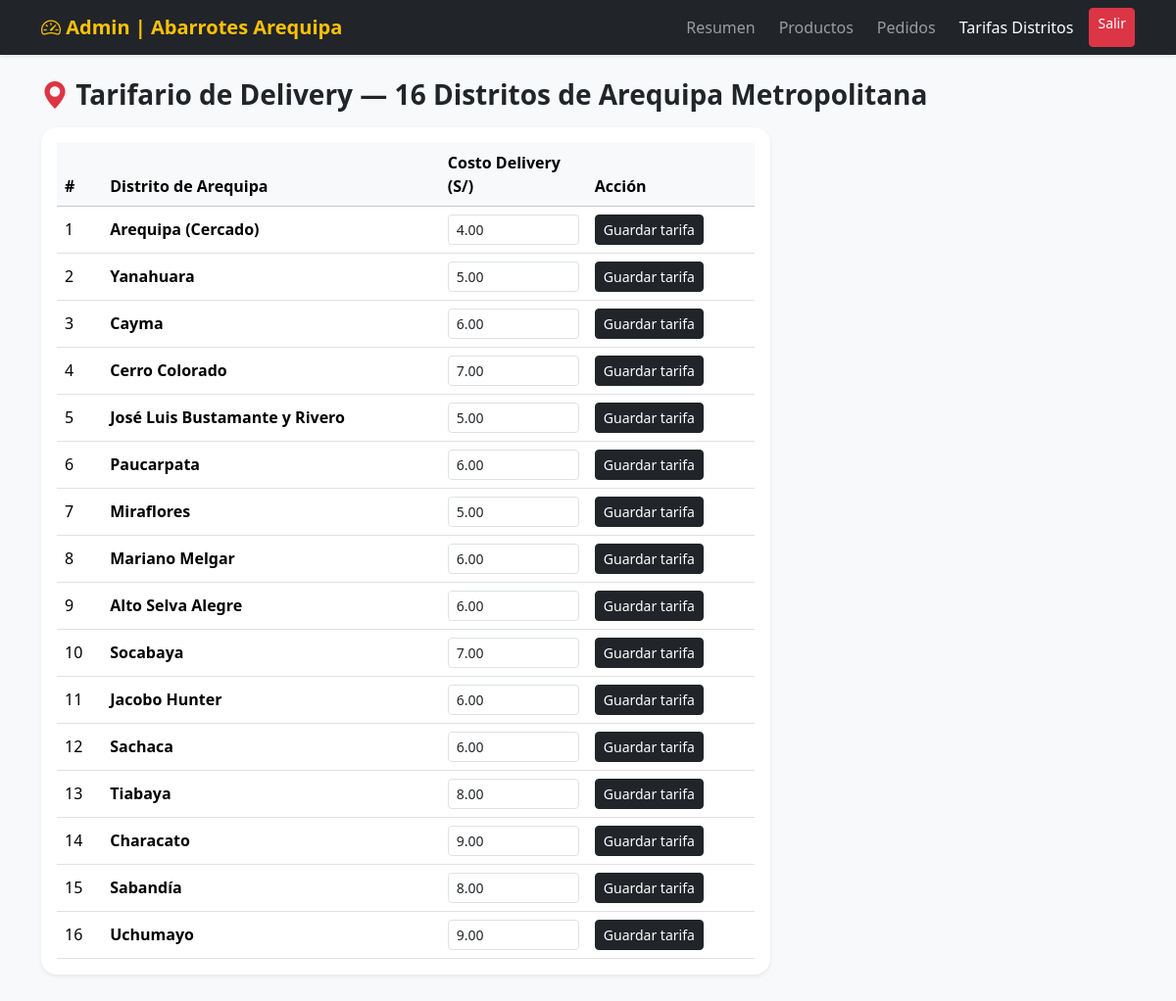
The page /admin/distritos.php (signed in) on the database its author committed.
### tables this page shows
CREATE TABLE distritos_arequipa (
  id_distrito INT AUTO_INCREMENT PRIMARY KEY,
  nombre_distrito VARCHAR(80) NOT NULL,
  costo_delivery DECIMAL(6,2) NOT NULL,
  estado TINYINT(1) DEFAULT 1
);

### admin/distritos.php (the view, shortened to what this page needs)
<?php
require_once '../config/conexion.php';
$distritos = $pdo->query("SELECT * FROM distritos_arequipa ORDER BY id_distrito ASC")->fetchAll();
?>
<!DOCTYPE html>
<html lang="es">
<head>
    <link href="https://cdn.jsdelivr.net/npm/bootstrap@5.3.3/dist/css/bootstrap.min.css" rel="stylesheet">
    <link href="https://cdn.jsdelivr.net/npm/bootstrap-icons@1.11.3/font/bootstrap-icons.min.css" rel="stylesheet">
</head>
<body class="bg-light">
<nav class="navbar navbar-expand-lg navbar-dark bg-dark shadow-sm mb-4">
    <div class="container">
        <a class="navbar-brand fw-bold text-warning" href="dashboard.php"><i class="bi bi-speedometer2"></i> Admin | Abarrotes Arequipa</a>
        <div class="navbar-nav ms-auto gap-2">
            <a class="nav-link" href="dashboard.php">Resumen</a>
            <a class="nav-link" href="productos.php">Productos</a>
            <a class="nav-link" href="pedidos.php">Pedidos</a>
            <a class="nav-link active" href="distritos.php">Tarifas Distritos</a>
            <a class="btn btn-danger btn-sm" href="../auth/logout.php">Salir</a>
        </div>
    </div>
</nav>
<div class="container pb-5">
    <h3 class="fw-bold mb-3"><i class="bi bi-geo-alt-fill text-danger"></i> Tarifario de Delivery — 16 Distritos de Arequipa Metropolitana</h3>
    <div class="card border-0 shadow-sm rounded-4 col-lg-8">
        <div class="card-body table-responsive">
            <table class="table table-hover align-middle mb-0">
                <thead class="table-light">
                    <tr>
                        <th>#</th>
                        <th>Distrito de Arequipa</th>
                        <th style="width: 150px;">Costo Delivery (S/)</th>
                        <th>Acción</th>
                    </tr>
                </thead>
                <tbody>
                    <?php foreach ($distritos as $d): ?>
                        <tr>
                            <form method="POST">
                                <td><?= $d['id_distrito'] ?></td>
                                <td class="fw-semibold"><?= htmlspecialchars($d['nombre_distrito']) ?></td>
                                <td>
                                    <input type="number" step="0.50" name="costo_delivery" value="<?= $d['costo_delivery'] ?>" class="form-control form-control-sm">
                                </td>
                                <td>
                                    <button type="submit" class="btn btn-dark btn-sm">Guardar tarifa</button>
                                </td>
                            </form>
                        </tr>
                    <?php endforeach; ?>
                </tbody>
            </table>
        </div>
    </div>
</div>
</body>
</html>

### rows shown on the page
distritos_arequipa: id_distrito "1", nombre_distrito "Arequipa (Cercado)", costo_delivery "4.00"
distritos_arequipa: id_distrito "2", nombre_distrito "Yanahuara", costo_delivery "5.00"
distritos_arequipa: id_distrito "3", nombre_distrito "Cayma", costo_delivery "6.00"
distritos_arequipa: id_distrito "4", nombre_distrito "Cerro Colorado", costo_delivery "7.00"
distritos_arequipa: id_distrito "5", nombre_distrito "José Luis Bustamante y Rivero", costo_delivery "5.00"
distritos_arequipa: id_distrito "6", nombre_distrito "Paucarpata", costo_delivery "6.00"
distritos_arequipa: id_distrito "7", nombre_distrito "Miraflores", costo_delivery "5.00"
distritos_arequipa: id_distrito "8", nombre_distrito "Mariano Melgar", costo_delivery "6.00"
distritos_arequipa: id_distrito "9", nombre_distrito "Alto Selva Alegre", costo_delivery "6.00"
distritos_arequipa: id_distrito "10", nombre_distrito "Socabaya", costo_delivery "7.00"
distritos_arequipa: id_distrito "11", nombre_distrito "Jacobo Hunter", costo_delivery "6.00"
distritos_arequipa: id_distrito "12", nombre_distrito "Sachaca", costo_delivery "6.00"
distritos_arequipa: id_distrito "13", nombre_distrito "Tiabaya", costo_delivery "8.00"
distritos_arequipa: id_distrito "14", nombre_distrito "Characato", costo_delivery "9.00"
distritos_arequipa: id_distrito "15", nombre_distrito "Sabandía", costo_delivery "8.00"
distritos_arequipa: id_distrito "16", nombre_distrito "Uchumayo", costo_delivery "9.00"
